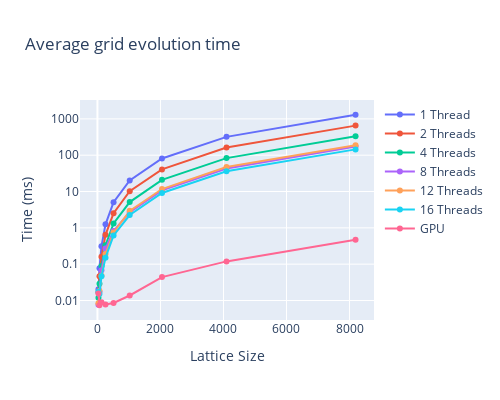

The code cell stored with this chart in its notebook:
### Code cell
fig = go.Figure()
for i, (name, df, _) in enumerate(runs):
    fig.add_trace(go.Scatter(
        x=df["size"],
        y=df["avgEvolveTime"] / 1e6,  # time is originally in ns
        mode="lines+markers",
        name=name,
        marker_color=px.colors.qualitative.Plotly[i],
    ))
fig.update_layout(title="Average grid evolution time", xaxis_title='Lattice Size', yaxis_title="Time (ms)", width=500, height=400)
fig.update_yaxes(type="log")
fig.show()

### Figure 1 — Plotly figure (JSON) as saved in the notebook; plotly's stock layout.template omitted (floating-point values rounded to 4 significant figures)
{"data": [{"marker": {"color": "#636EFA"}, "mode": "lines+markers", "name": "1 Thread", "type": "scatter", "x": [32, 64, 128, 256, 512, 1024, 2048, 4096, 8192], "y": [0.02027, 0.0778, 0.3099, 1.252, 5.06, 20.21, 80.95, 319.5, 1298.0]}, {"marker": {"color": "#EF553B"}, "mode": "lines+markers", "name": "2 Threads", "type": "scatter", "x": [32, 64, 128, 256, 512, 1024, 2048, 4096, 8192], "y": [0.01684, 0.04669, 0.1588, 0.6417, 2.531, 10.17, 40.57, 163.2, 651.7]}, {"marker": {"color": "#00CC96"}, "mode": "lines+markers", "name": "4 Threads", "type": "scatter", "x": [32, 64, 128, 256, 512, 1024, 2048, 4096, 8192], "y": [0.01189, 0.02912, 0.08876, 0.333, 1.315, 5.119, 20.94, 83.04, 333.9]}, {"marker": {"color": "#AB63FA"}, "mode": "lines+markers", "name": "8 Threads", "type": "scatter", "x": [32, 64, 128, 256, 512, 1024, 2048, 4096, 8192], "y": [0.007688, 0.01728, 0.06802, 0.269, 0.8216, 2.688, 10.74, 43.18, 172.9]}, {"marker": {"color": "#FFA15A"}, "mode": "lines+markers", "name": "12 Threads", "type": "scatter", "x": [32, 64, 128, 256, 512, 1024, 2048, 4096, 8192], "y": [0.008366, 0.01814, 0.04824, 0.1903, 0.7471, 2.932, 11.71, 47.15, 187.5]}, {"marker": {"color": "#19D3F3"}, "mode": "lines+markers", "name": "16 Threads", "type": "scatter", "x": [32, 64, 128, 256, 512, 1024, 2048, 4096, 8192], "y": [0.01735, 0.01517, 0.04622, 0.1513, 0.6161, 2.251, 9.14, 36.21, 144.6]}, {"marker": {"color": "#FF6692"}, "mode": "lines+markers", "name": "GPU", "type": "scatter", "x": [32, 64, 128, 256, 512, 1024, 2048, 4096, 8192], "y": [0.01562, 0.007396, 0.008912, 0.007747, 0.008573, 0.01373, 0.0441, 0.1192, 0.4693]}], "layout": {"height": 400, "title": {"text": "Average grid evolution time"}, "width": 500, "xaxis": {"title": {"text": "Lattice Size"}}, "yaxis": {"title": {"text": "Time (ms)"}, "type": "log"}}}
